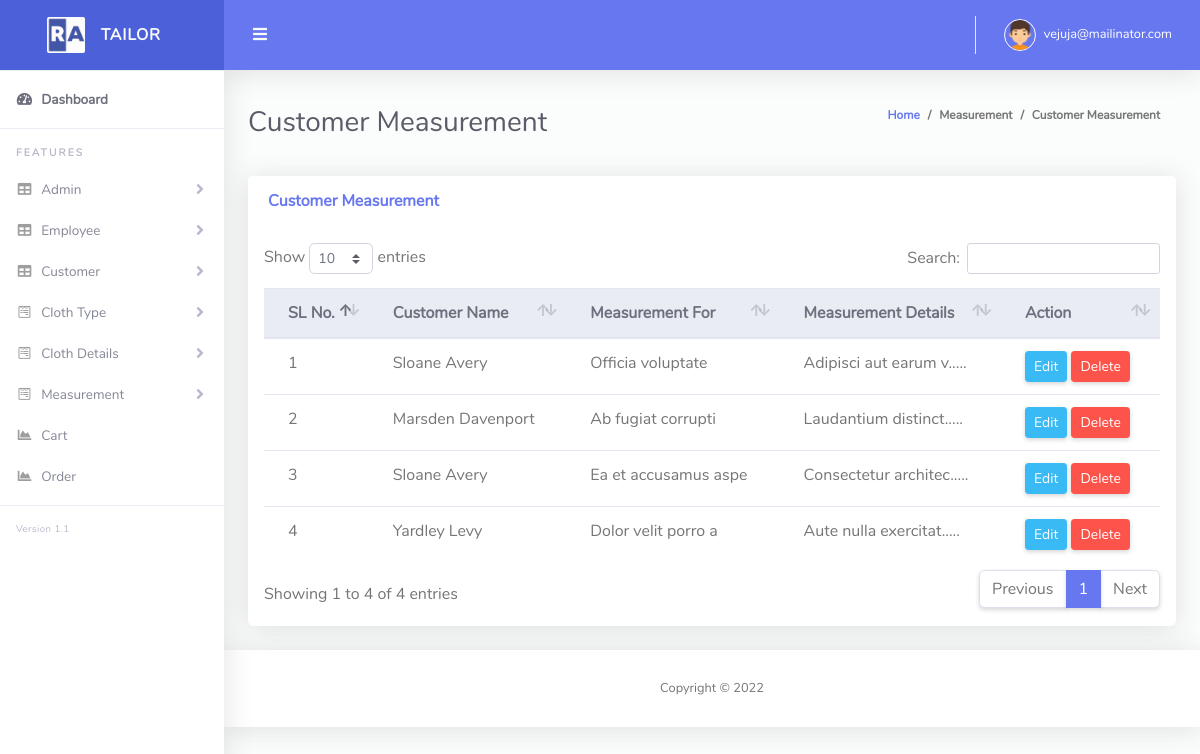
The app's page /view_measurement.php (signed in), older data.
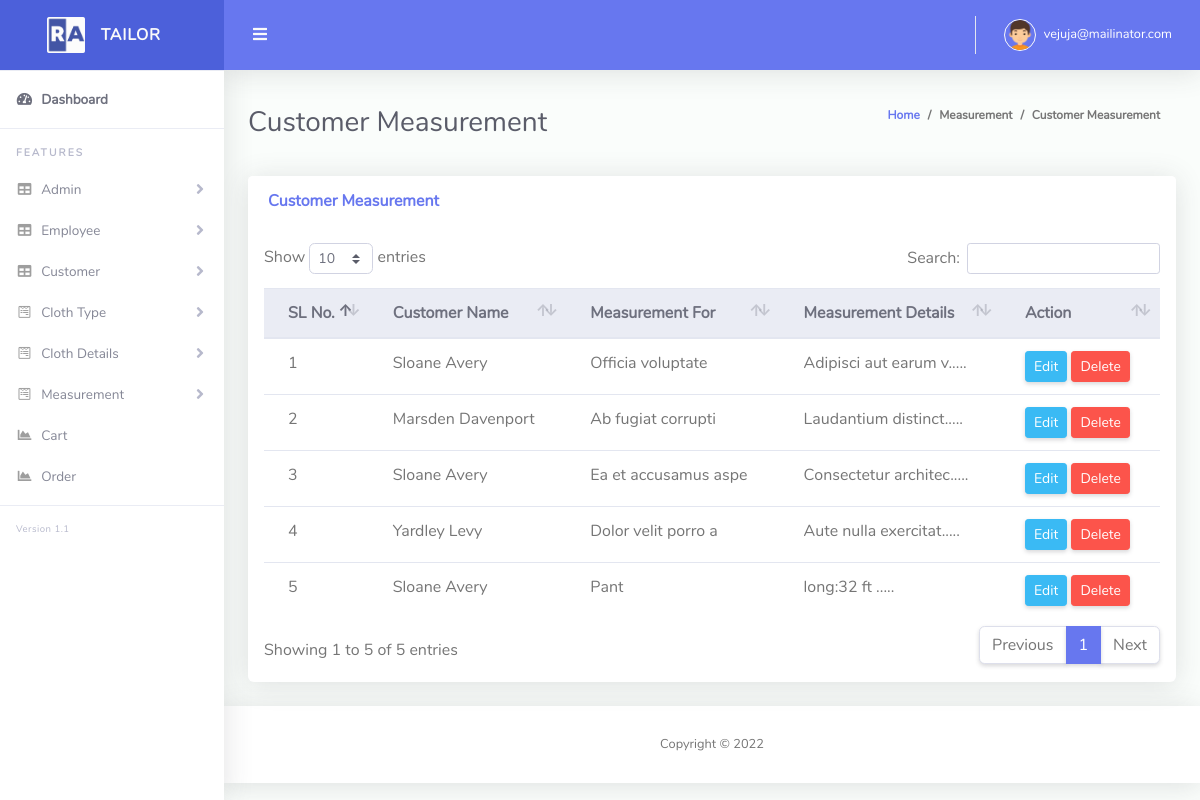
The same page, newer data.
### tables this page shows
CREATE TABLE `tbl_measurement` (
  `id` int(11) NOT NULL,
  `cus_id` int(11) NOT NULL,
  `measurement_for` varchar(255) NOT NULL,
  `measurement_details` text NOT NULL,
  `soft_delete` tinyint(4) NOT NULL DEFAULT 0
);

CREATE TABLE `tbl_customer` (
  `cus_id` int(11) NOT NULL,
  `cus_name` varchar(255) NOT NULL,
  `cus_email` varchar(255) NOT NULL,
  `cus_phone` varchar(255) NOT NULL,
  `cus_address` text NOT NULL,
  `created_at` timestamp NOT NULL DEFAULT current_timestamp(),
  `soft_delete` tinyint(4) NOT NULL DEFAULT 0
);

### Classes/DB.php (called while the page is built, shortened)
<?php
class DB
{
    public function connect(){
        $this->conn = new mysqli("localhost","root","","tailor_shop");
        if ($this->conn->connect_error) {
          die("Connection failed: " . $this->conn->connect_error);
        } else {
            return $msg =  "connected";
        }
    }
}
?>

### Classes/MeasurementClass.php (called while the page is built, shortened)
<?php
include_once 'db.php';
class MeasurementClass extends DB
{
    public function viewMeasurement(){
        $query  = "SELECT tbl_measurement.*, tbl_customer.cus_name FROM tbl_measurement INNER JOIN tbl_customer ON
        tbl_measurement.cus_id = tbl_customer.cus_id WHERE tbl_measurement.soft_delete = 0 ORDER By tbl_measurement.id";
        $result = $this->conn->query($query);
        return $result;
    }
}

### Classes/FormatClass.php (called while the page is built, shortened)
<?php
Class Format{
    public function textShorten($text, $limit = 400){
        $text = $text . " ";
        $text = substr($text, 0, $limit);
        $text = substr($text, 0, strrpos($text, ' '));
        $text = $text . ".....";
        return $text;
    }
}
?>

### view_measurement.php (the view, shortened to what this page needs)
<?php include 'layouts/header.php';
?>
<div class="container-fluid" id="container-wrapper">
  <div class="d-sm-flex align-items-center justify-content-between mb-4">
  <h1 class="h3 mb-0 text-gray-800">Customer Measurement</h1>
  <ol class="breadcrumb">
      <li class="breadcrumb-item"><a href="./">Home</a></li>
      <li class="breadcrumb-item">Measurement</li>
      <li class="breadcrumb-item active" aria-current="page">Customer Measurement</li>
  </ol>
  </div>
  <div class="row">
    <div class="col-lg-12">
      <div class="card mb-4">
        <div class="card-header py-3 d-flex flex-row align-items-center justify-content-between">
          <h6 class="m-0 font-weight-bold text-primary">Customer Measurement</h6>
        </div>
        <div class="table-responsive p-3">
          <table class="table align-items-center table-flush" id="dataTable">
            <thead class="thead-light">
              <tr>
                <th>SL No.</th>
                <th>Customer Name</th>
                <th>Measurement For</th>
                <th>Measurement Details</th>
                <th>Action</th>
              </tr>
            </thead>
            <tbody>
            <?php
                $i = 0;
                $view = $measure->viewMeasurement();
                foreach($view as $value){
            ?>
            <tr>
                <td><?php echo $i+=1; ?></td>
                <td><?php echo $value['cus_name']; ?></td>
                <td><?php echo $value['measurement_for']; ?></td>
                <td><?php echo $fm->textShorten($value['measurement_details'], 200); ?></td>
                <td>
                  <a href="edit_measurement.php?mesid=<?php echo $value['id'] ;?>" class="btn btn-sm btn-info">Edit</a>
                  <a onclick="return confirm('Are you sure to Delete?');" href="?delMes=<?php echo $value['id'] ;?>" class="btn btn-sm btn-danger">Delete</a>
                </td>
            </tr>
            <?php } ?>
            </tbody>
          </table>
        </div>
      </div>
    </div>
  </div>
</div>
<?php include 'layouts/footer.php';?>

Row changes from the older to the newer data that the page shows:
added tbl_measurement: i "5", cus.cus_name "Sloane Avery", measurement_for "Pant", measurement_details "long:32 ft ....."
Text that changed along with them:
text written by a page script: "Show entries Search: Showing 1 to 4 of 4 entries Previous 1 Next" → "Show entries Search: Showing 1 to 5 of 5 entries Previous 1 Next"
